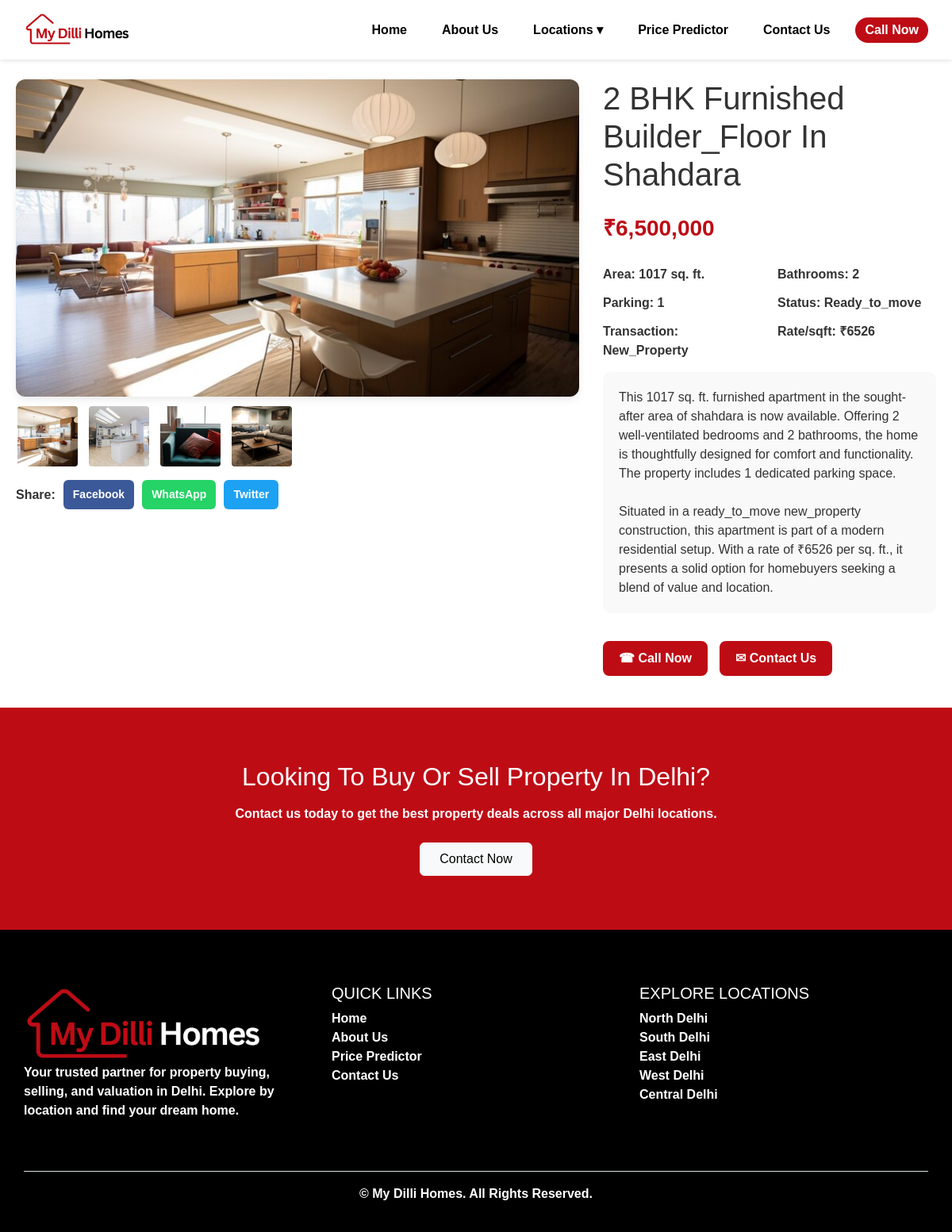
The app's page /property/2-bhk-furnished-builder-floor-in-shahdara with its own data.
### tables this page shows
CREATE TABLE properties (
        id INTEGER PRIMARY KEY AUTOINCREMENT,
        area INTEGER,
        area_name TEXT,
        bhk INTEGER,
        bathroom INTEGER,
        furnishing TEXT,
        parking INTEGER,
        status TEXT,
        "transaction" TEXT,
        type TEXT,
        per_sqft INTEGER,
        price INTEGER,
        image_filenames TEXT
    );

### app.py (the view)
@app.route('/property/<slug>')
def property_details(slug):
    try:
        parts = slug.split('-in-')
        pre_in = parts[0].replace('-', ' ')  # e.g. "2 bhk semi furnished builder floor"
        area_name = parts[1].replace('-', ' ')  # e.g. "punjabi bagh"
    except (IndexError, AttributeError):
        abort(404)
    conn = get_db_connection()
    properties = conn.execute("SELECT * FROM properties WHERE lower(area_name) = ?", (area_name.lower(),)).fetchall()
    conn.close()
    matched_property = None
    for prop in properties:
        expected_type = prop['type'].replace('_', ' ')
        generated_slug = f"{prop['bhk']}-bhk-{prop['furnishing'].lower()}-{expected_type.lower().replace(' ', '-')}-in-{prop['area_name'].lower().replace(' ', '-')}"
        if generated_slug == slug:
            matched_property = dict(prop)
            break
    if not matched_property:
        abort(404)
    image_list = matched_property['image_filenames'].split(',') if matched_property['image_filenames'] else []
    return render_template('property_details.html', property=matched_property, image_list=image_list)

### app.py (called while the page is built)
def get_db_connection():
    conn = sqlite3.connect('property.db')
    conn.row_factory = sqlite3.Row
    return conn

### templates/property_details.html (shortened to what this page needs)
<!DOCTYPE html>
<html lang="en">
<head>
  <link rel="stylesheet" href="{{ url_for('static', filename='css/style.css') }}">
</head>
<body>
  {% include 'header.html' %}
<div class="property-detail-wrapper">
  <div class="image-gallery">
    {% set image_list = property['image_filenames'].split(',') %}
    <img id="main-display-image" src="{{ url_for('static', filename='images/' + image_list[0].strip()) }}" class="main-image" alt="Main Property Image">
    <div class="thumbnail-row">
      {% for img in image_list %}
      <img src="{{ url_for('static', filename='images/' + img.strip()) }}" class="thumbnail">
      {% endfor %}
    </div>
    <div class="social-share">
      <span>Share:</span>
      <a class="facebook" href="https://www.facebook.com/sharer/sharer.php?u={{ request.url }}" target="_blank">Facebook</a>
      <a class="whatsapp" href="https://wa.me/?text={{ request.url }}" target="_blank">WhatsApp</a>
      <a class="twitter" href="https://twitter.com/intent/tweet?url={{ request.url }}" target="_blank">Twitter</a>
    </div>
  </div>
  <div class="property-info">
    <h1>{{ property['bhk'] }} BHK {{ property['furnishing'] }} {{ property['type'] }} in {{ property['area_name'] }}</h1>
    <div class="price-tag">₹{{ "{:,}".format(property['price']) }}</div>
    <div class="info-grid">
      <div><strong>Area:</strong> {{ property['area'] }} sq. ft.</div>
      <div><strong>Bathrooms:</strong> {{ property['bathroom'] }}</div>
      <div><strong>Parking:</strong> {{ property['parking'] }}</div>
      <div><strong>Status:</strong> {{ property['status'] }}</div>
      <div><strong>Transaction:</strong> {{ property['transaction'] }}</div>
      <div><strong>Rate/sqft:</strong> ₹{{ property['per_sqft'] }}</div>
    </div>
    <div class="property-description">
      This {{ property['area'] }} sq. ft. {{ property['furnishing'] | lower }} apartment in the sought-after area of {{ property['area_name'] }} is now available. Offering {{ property['bhk'] }} well-ventilated bedrooms and {{ property['bathroom'] }} bathrooms, the home is thoughtfully designed for comfort and functionality. The property includes {{ property['parking'] }} dedicated parking space{{ "s" if property['parking']|int > 1 else "" }}.<br><br>
      Situated in a {{ property['status'] | lower }} {{ property['transaction'] | lower }} construction, this apartment is part of a modern residential setup. With a rate of ₹{{ property['per_sqft'] }} per sq. ft., it presents a solid option for homebuyers seeking a blend of value and location.
    </div>
    <div class="property-buttons">
      <a href="tel:+911234567890" class="btn-call">☎ Call Now</a>
      <a href="/contact" class="btn-contact">✉ Contact Us</a>
    </div>
  </div>
</div>
{% include 'footer.html' %}
</body>
</html>

### static/css/style.css (style rules this page uses)
* { margin: 0; padding: 0; box-sizing: border-box; }
body { font-family: 'Poppins', sans-serif; font-weight: 600; font-size: 16px; background: #fff; color: #333; }
h1, h2, h3, h4, h5, h6 { text-transform: capitalize; }

### templates/property_details.html (style rules this page uses)
.property-detail-wrapper { max-width: 1200px; margin: 100px auto 40px; padding: 0 20px; display: flex; flex-wrap: wrap; gap: 30px; }
.image-gallery { flex: 1 1 60%; }
.main-image { width: 100%; height: 400px; object-fit: cover; border-radius: 12px; box-shadow: 0 4px 10px rgba(0,0,0,0.08); margin-bottom: 10px; }
.thumbnail-row { display: flex; flex-wrap: wrap; gap: 10px; }
.thumbnail-row img { width: 80px; height: 80px; object-fit: cover; border-radius: 6px; cursor: pointer; border: 2px solid transparent; transition: border 0.3s ease; }
.property-info { flex: 1 1 35%; display: flex; flex-direction: column; gap: 15px; }
.price-tag { font-size: 28px; color: #BE0C15; font-weight: bold; margin-bottom: 10px; }
.info-grid { display: grid; grid-template-columns: 1fr 1fr; gap: 12px 20px; }
.property-description { background: #f9f9f9; padding: 20px; border-radius: 10px; font-weight: 500; }
.property-buttons { display: flex; gap: 15px; margin-top: 20px; flex-wrap: wrap; }
.btn-call, .btn-contact { background: #BE0C15; color: #fff; padding: 10px 20px; border-radius: 8px; text-decoration: none; font-weight: bold; transition: background 0.3s ease; }
.social-share { margin-top: 15px; display: flex; gap: 10px; align-items: center; }
.social-share a { text-decoration: none; color: #fff; background: #333; padding: 8px 12px; border-radius: 6px; font-size: 14px; }
.social-share a.facebook { background: #3b5998; }
.social-share a.whatsapp { background: #25D366; }
.social-share a.twitter { background: #1DA1F2; }

### records on screen
properties: bhk "2", furnishing "Furnished", type "Builder_Floor", area_name "Shahdara", price "6,500,000", area "1017", bathroom "2", parking "1", status "Ready_to_move", transaction "New_Property", per_sqft "6526", furnishing "furnished", area_name "shahdara", status "ready_to_move", transaction "new_property"
